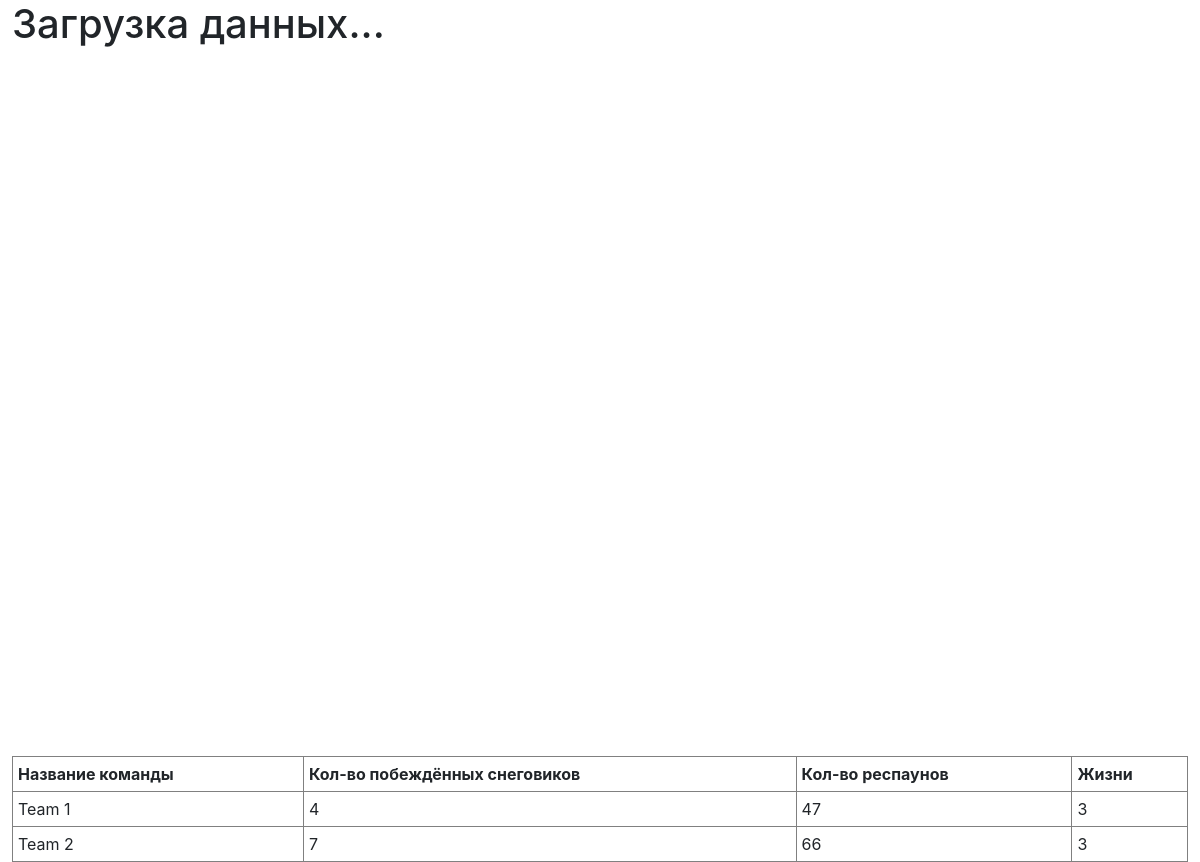
/, run on an earlier commit of the app's database.
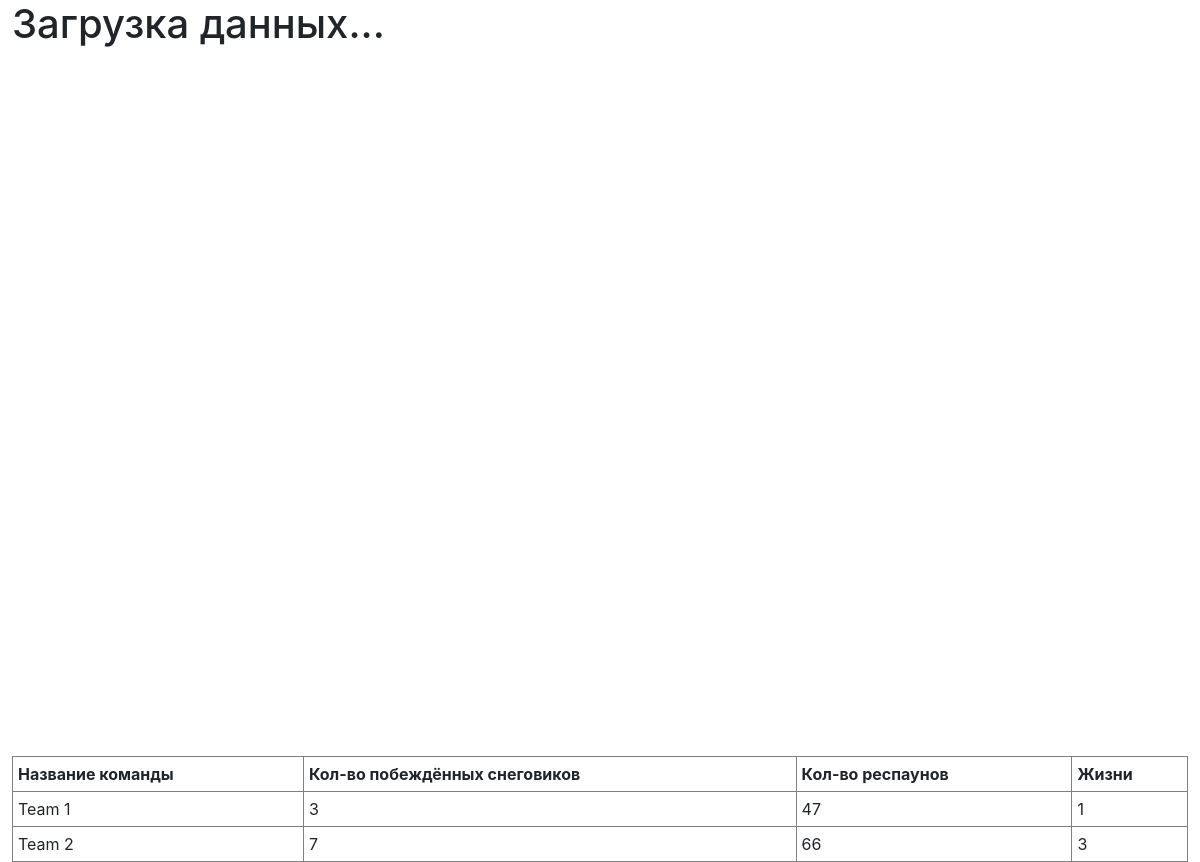
And on a later commit of the database.
### quest_api/models.py (models this page shows, shortened)
class Team(models.Model):
    name = models.CharField(max_length=512)
    uid = models.CharField(max_length=120)
    latitude = models.DecimalField(max_digits=9, decimal_places=6)
    longitude = models.DecimalField(max_digits=9, decimal_places=6)
    url_image = models.CharField(max_length=1024)
    standard_of_living = models.IntegerField(default=3)
    count_take_respawn = models.IntegerField(default=0)
    count_jacket = models.IntegerField(default=0)
    count_flamethrower = models.IntegerField(default=0)
    time_contact_marker = models.DateTimeField(default=timezone.now)

### status/views.py (the view)
def index(request):
    markers = Marker.objects.all()
    teams = Team.objects.all()
    return render(request, 'status/index.html', {
        'teams': teams,
        'markers': markers,
        'centerMap': '[54.333064, 48.385672]'
    })

### status/templates/status/index.html (shortened to what this page needs)
<!DOCTYPE html>
<html lang="en">
<head>
    <link rel="stylesheet" href="https://stackpath.bootstrapcdn.com/bootstrap/4.1.3/css/bootstrap.min.css"
>
</head>
<body>
<div id="container">
    <h1 id="status">Загрузка данных...</h1>
    <div id="map" style="width: 100%; height: 700px"></div>
    <table border="1" width="100%" cellpadding="5" id="turnerTable">
        <tr>
            <th>Название команды</th>
            <th>Кол-во побеждённых снеговиков</th>
            <th>Кол-во респаунов</th>
            <th>Жизни</th>
        </tr>
        {% for team in teams %}
            <tr>
                <td>{{ team.name }}</td>
                <td>{{ team.taken_markers.count }}</td>
                <td>{{ team.count_take_respawn }}</td>
                <td>{{ team.standard_of_living }}</td>
            </tr>
        {% endfor %}
    </table>
</div>
</body>
</html>

### status/templates/status/index.html (style rules this page uses)
body { margin-right: 1%; margin-left: 1%; }

What changed in the data, as far as the page shows it:
changed Team "Team 1": taken_markers.count "4" → "3"; standard_of_living "3" → "1"
